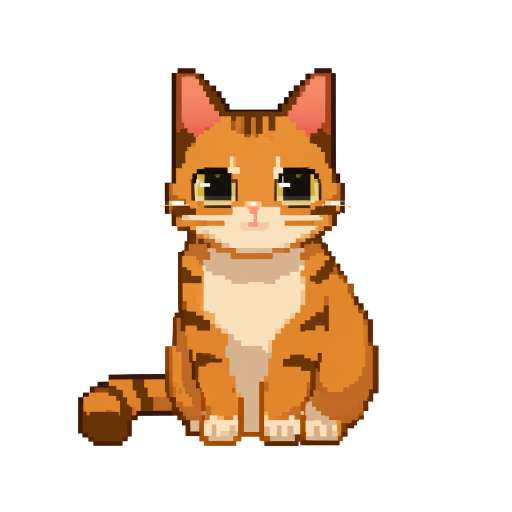
#> input picture Assets/Art/raw/cat.png, 1024 x 1024 px (shown at 1/2 size)
$ python pixelize.py ../Assets/Art/raw/cat.png out.png
#> lines starting #> are read from the running program, lines starting #| are printed output that depends on the picture
#!/usr/bin/env python3
# -*- coding: utf-8 -*-
"""
AI 图后处理管线：像素化 + 抠背景变透明。

用法:
  python pixelize.py <输入.png> <输出.png> [--size 64] [--bg-tolerance 30]

流程:
  1. 缩放到 size×size（最近邻）—— 制造像素颗粒感
  2. 放大回原尺寸（最近邻）—— 像素块清晰
  3. 从四角 flood fill 抠掉近似背景色 —— 变透明
  4. 保存带 alpha 的 PNG
"""
import sys
import argparse
from collections import deque
from PIL import Image

def pixelize_and_cut(input_path, output_path, size=64, bg_tolerance=30):
#> called with input_path = '../Assets/Art/raw/cat.png', output_path = 'out.png', size = 64, bg_tolerance = 30
    img = Image.open(input_path).convert("RGBA")

    # 1) 像素化：先缩小再放大（NEAREST 保持硬边）
    small = img.resize((size, size), Image.NEAREST)
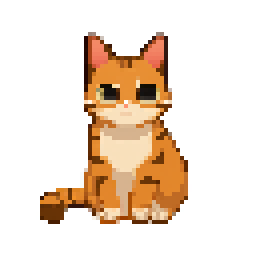
#> small: PIL image 64x64 RGBA (shown 4 times larger); mean R, G, B, A 239.2, 222.6, 207.5, 255
    big = small.resize((img.width, img.height), Image.NEAREST)
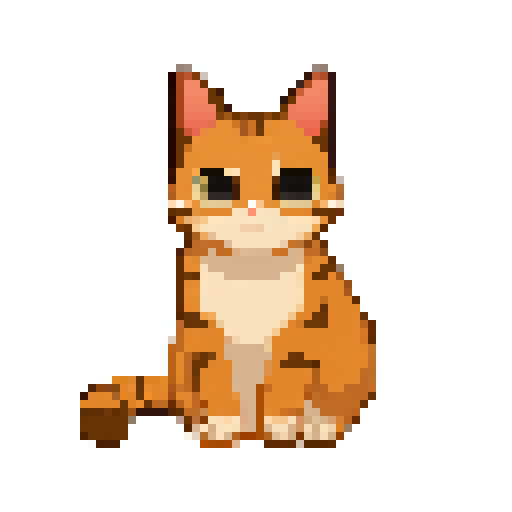
#> big: PIL image 1024x1024 RGBA (shown at 1/2 size); mean R, G, B, A 239.2, 222.6, 207.5, 255

    px = big.load()
    w, h = big.size
#> w = 1024; h = 1024

    # 2) 背景色：取四角平均
    corners = [(3, 3), (w - 4, 3), (3, h - 4), (w - 4, h - 4)]
    bg = tuple(
        sum(px[x, y][i] for x, y in corners) // len(corners)
        for i in range(3)
    )
#> bg = (255, 255, 255)

    # 3) 从边缘 flood fill 抠背景
    def is_bg(p):
        r, g, b, a = p
        return a == 0 or (abs(r - bg[0]) <= bg_tolerance and
                          abs(g - bg[1]) <= bg_tolerance and
                          abs(b - bg[2]) <= bg_tolerance)

    visited = [[False] * w for _ in range(h)]
    queue = deque()

    # 从四边所有像素开始 flood
    for x in range(w):
        for y in (0, h - 1):
            if is_bg(px[x, y]):
                queue.append((x, y)); visited[y][x] = True
    for y in range(h):
        for x in (0, w - 1):
            if is_bg(px[x, y]) and not visited[y][x]:
                queue.append((x, y)); visited[y][x] = True

    while queue:
        x, y = queue.popleft()
        px[x, y] = (0, 0, 0, 0)  # 透明
        for dx, dy in ((1, 0), (-1, 0), (0, 1), (0, -1)):
            nx, ny = x + dx, y + dy
            if 0 <= nx < w and 0 <= ny < h and not visited[ny][nx]:
                if is_bg(px[nx, ny]):
                    visited[ny][nx] = True
                    queue.append((nx, ny))

    big.save(output_path)
    print(f"[OK] {input_path} -> {output_path} (pixelized {size}px + bg cut)")
    return output_path

if __name__ == "__main__":
    parser = argparse.ArgumentParser()
    parser.add_argument("input")
    parser.add_argument("output")
    parser.add_argument("--size", type=int, default=64)
    parser.add_argument("--bg-tolerance", type=int, default=30)
    args = parser.parse_args()
    pixelize_and_cut(args.input, args.output, args.size, args.bg_tolerance)

$ run again, on Assets/Art/raw/coffee_cup.png
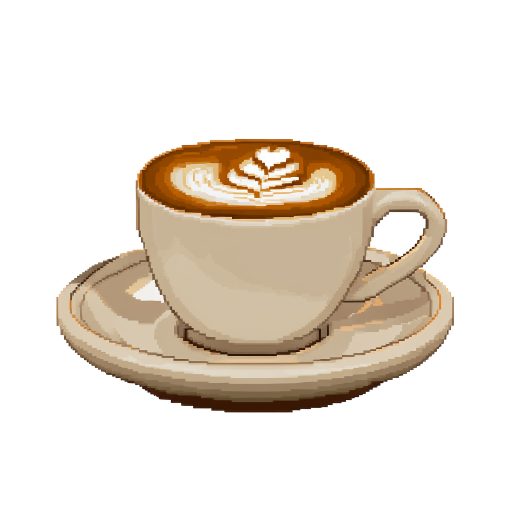
#> input picture Assets/Art/raw/coffee_cup.png, 1024 x 1024 px (shown at 1/2 size)
#> in pixelize_and_cut, `small = img.resize((size, size), Image.NEAREST)`:
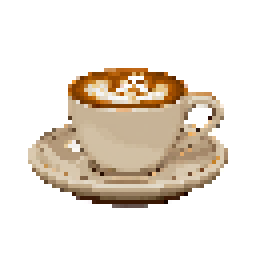
#> small: PIL image 64x64 RGBA (shown 4 times larger); mean R, G, B, A 233.3, 224.5, 214.1, 255
#> in pixelize_and_cut, `big = small.resize((img.width, img.height), Image.NEAREST)`:
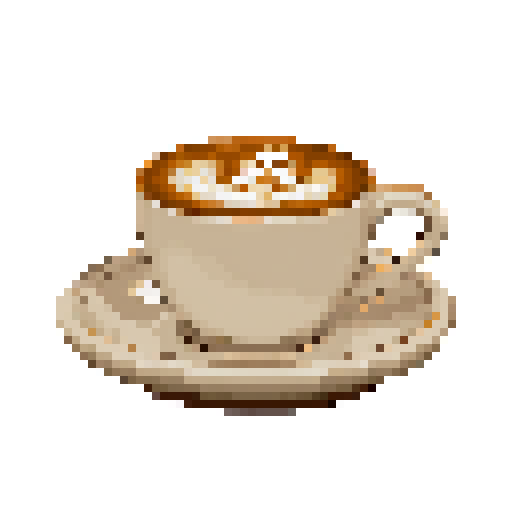
#> big: PIL image 1024x1024 RGBA (shown at 1/2 size); mean R, G, B, A 233.3, 224.5, 214.1, 255
#> bg = (255, 255, 255)

$ run again, on Assets/Art/raw/coffee_machine.png
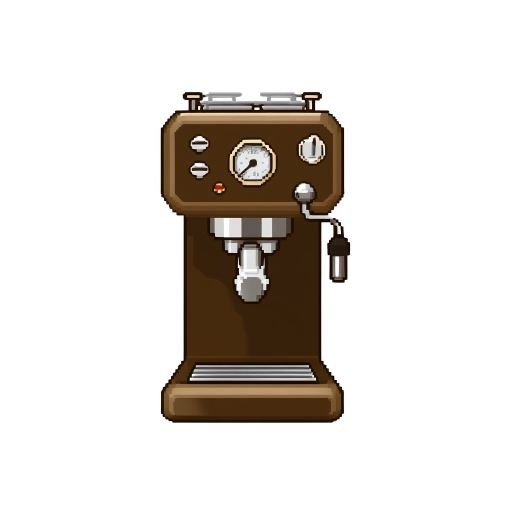
#> input picture Assets/Art/raw/coffee_machine.png, 1024 x 1024 px (shown at 1/2 size)
#> in pixelize_and_cut, `small = img.resize((size, size), Image.NEAREST)`:
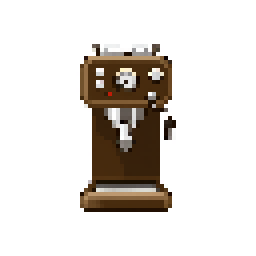
#> small: PIL image 64x64 RGBA (shown 4 times larger); mean R, G, B, A 223.2, 218.8, 214.3, 255
#> bg = (255, 255, 254)
#> the loop in pixelize_and_cut, `for y in range(h):` made 1024 passes
#> in pixelize_and_cut, `big.save(output_path)`:
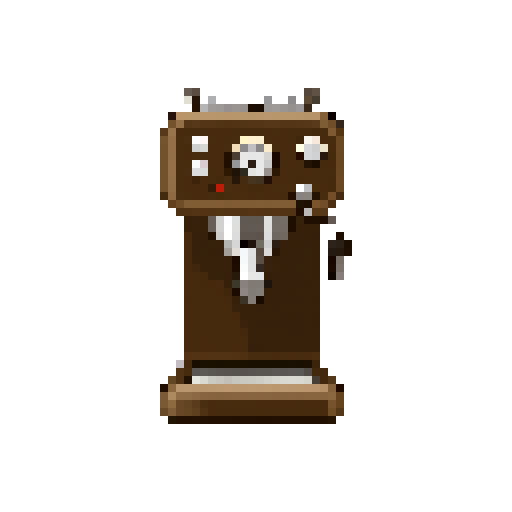
#> saved as out.png: PIL image 1024x1024 RGBA (shown at 1/2 size); mean R, G, B, A 18.6, 14.2, 9.7, 50.3; transparent parts drawn white

$ run again, on Assets/Art/raw/counter.png
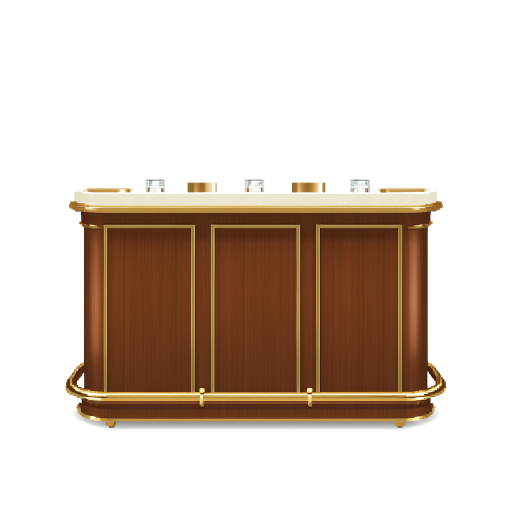
#> input picture Assets/Art/raw/counter.png, 1024 x 1024 px (shown at 1/2 size)
#> in pixelize_and_cut, `small = img.resize((size, size), Image.NEAREST)`:
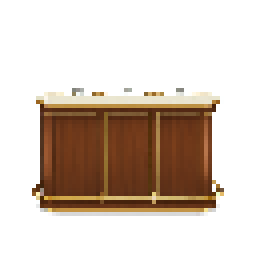
#> small: PIL image 64x64 RGBA (shown 4 times larger); mean R, G, B, A 213.5, 199.8, 189, 255
#> in pixelize_and_cut, `big = small.resize((img.width, img.height), Image.NEAREST)`:
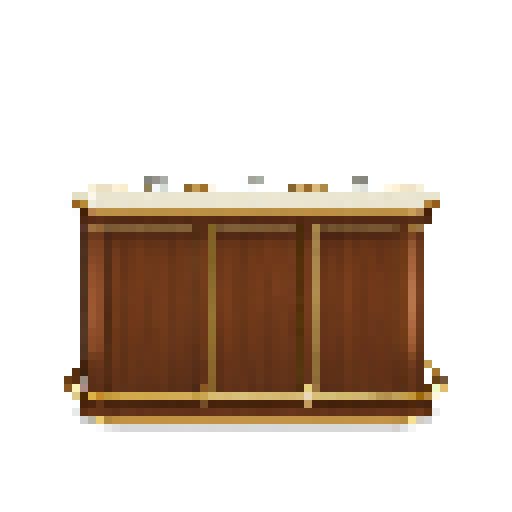
#> big: PIL image 1024x1024 RGBA (shown at 1/2 size); mean R, G, B, A 213.5, 199.8, 189, 255
#> bg = (255, 255, 255)
